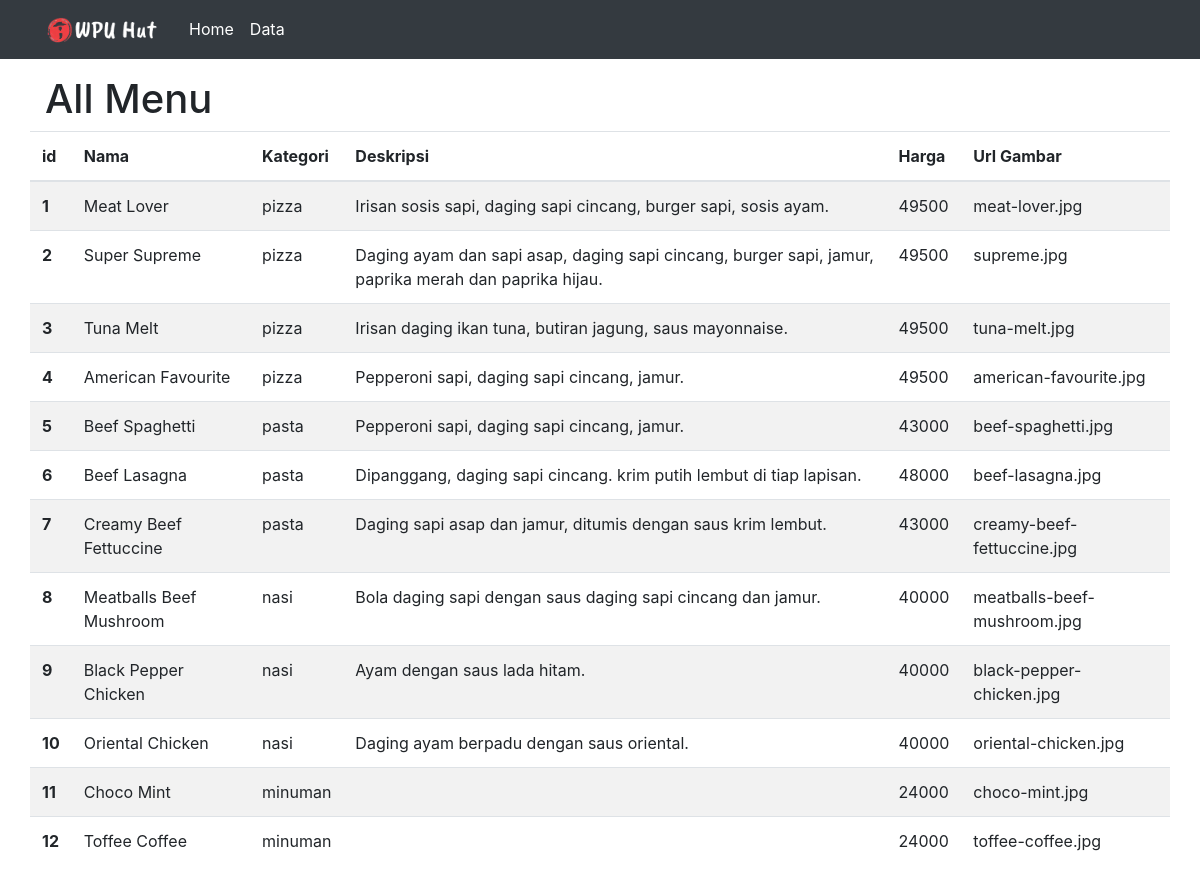
The app's page /data.php with its own data.
### tables this page shows
CREATE TABLE `pizza` (
  `id` int(11) NOT NULL,
  `kategori` varchar(20) NOT NULL,
  `nama` varchar(40) NOT NULL,
  `deskripsi` varchar(200) NOT NULL,
  `harga` int(11) NOT NULL,
  `gambar` varchar(50) NOT NULL
);

### data.php (the view, shortened to what this page needs)
<?php
$konek = mysqli_connect("localhost", "root", "", "wpu-hut");
?>
<!doctype html>
<html lang="en">
  <head>
    <link rel="stylesheet" href="https://stackpath.bootstrapcdn.com/bootstrap/4.5.0/css/bootstrap.min.css">
  </head>
  <body>
        <nav class="navbar navbar-expand-lg navbar-dark bg-dark">
            <div class="container">
                <a class="navbar-brand" href="#"><img src="img/logo.png" width="120"></a>
                <div class="collapse navbar-collapse" id="navbarNavAltMarkup">
                    <div class="navbar-nav">
                    <a class="nav-item nav-link active" href="latihan1.php">Home</a>
                    <a class="nav-item nav-link active" href="data.php">Data</a>
                    </div>
                </div>
            </div>
        </nav>
    <div class="container">
        <div class="row mt-3">
            <div class="col">
                <h1>All Menu</h1>
            </div>
        </div>
        <div class="row">
            <table class="table table-striped">
            <thead>
                <tr>
                <th scope="col">id</th>
                <th scope="col">Nama</th>
                <th scope="col">Kategori</th>
                <th scope="col">Deskripsi</th>
                <th scope="col">Harga</th>
                <th scope="col">Url Gambar</th>
                </tr>
            </thead>
            <tbody>
  <?php
$sql = "select * from pizza";
$hasil = mysqli_query($konek, $sql);
?>
            <?php while ($row = mysqli_fetch_assoc($hasil)) {?>
                <tr>
                <th><?=$row["id"];?></th>
                <td><?=$row["nama"];?></td>
                <td><?=$row["kategori"];?></td>
                <td><?=$row["deskripsi"];?></td>
                <td><?=$row["harga"];?></td>
                <td><?=$row["gambar"];?></td>
                </tr>
                <?php }?>
            </tbody>
            </table>
        </div>
    </div>
  </body>
</html>

### records on screen
pizza: id "1", nama "Meat Lover", kategori "pizza", deskripsi "Irisan sosis sapi, daging sapi cincang, burger sapi, sosis ayam.", harga "49500", gambar "meat-lover.jpg"
pizza: id "2", nama "Super Supreme", kategori "pizza", deskripsi "Daging ayam dan sapi asap, daging sapi cincang, burger sapi, jamur, paprika merah dan paprika hijau.", harga "49500", gambar "supreme.jpg"
pizza: id "3", nama "Tuna Melt", kategori "pizza", deskripsi "Irisan daging ikan tuna, butiran jagung, saus mayonnaise.", harga "49500", gambar "tuna-melt.jpg"
pizza: id "4", nama "American Favourite", kategori "pizza", deskripsi "Pepperoni sapi, daging sapi cincang, jamur.", harga "49500", gambar "american-favourite.jpg"
pizza: id "5", nama "Beef Spaghetti", kategori "pasta", deskripsi "Pepperoni sapi, daging sapi cincang, jamur.", harga "43000", gambar "beef-spaghetti.jpg"
pizza: id "6", nama "Beef Lasagna", kategori "pasta", deskripsi "Dipanggang, daging sapi cincang. krim putih lembut di tiap lapisan.", harga "48000", gambar "beef-lasagna.jpg"
pizza: id "7", nama "Creamy Beef Fettuccine", kategori "pasta", deskripsi "Daging sapi asap dan jamur, ditumis dengan saus krim lembut.", harga "43000", gambar "creamy-beef-fettuccine.jpg"
pizza: id "8", nama "Meatballs Beef Mushroom", kategori "nasi", deskripsi "Bola daging sapi dengan saus daging sapi cincang dan jamur.", harga "40000", gambar "meatballs-beef-mushroom.jpg"
pizza: id "9", nama "Black Pepper Chicken", kategori "nasi", deskripsi "Ayam dengan saus lada hitam.", harga "40000", gambar "black-pepper-chicken.jpg"
pizza: id "10", nama "Oriental Chicken", kategori "nasi", deskripsi "Daging ayam berpadu dengan saus oriental.", harga "40000", gambar "oriental-chicken.jpg"
pizza: id "11", nama "Choco Mint", kategori "minuman", harga "24000", gambar "choco-mint.jpg"
pizza: id "12", nama "Toffee Coffee", kategori "minuman", harga "24000", gambar "toffee-coffee.jpg"
